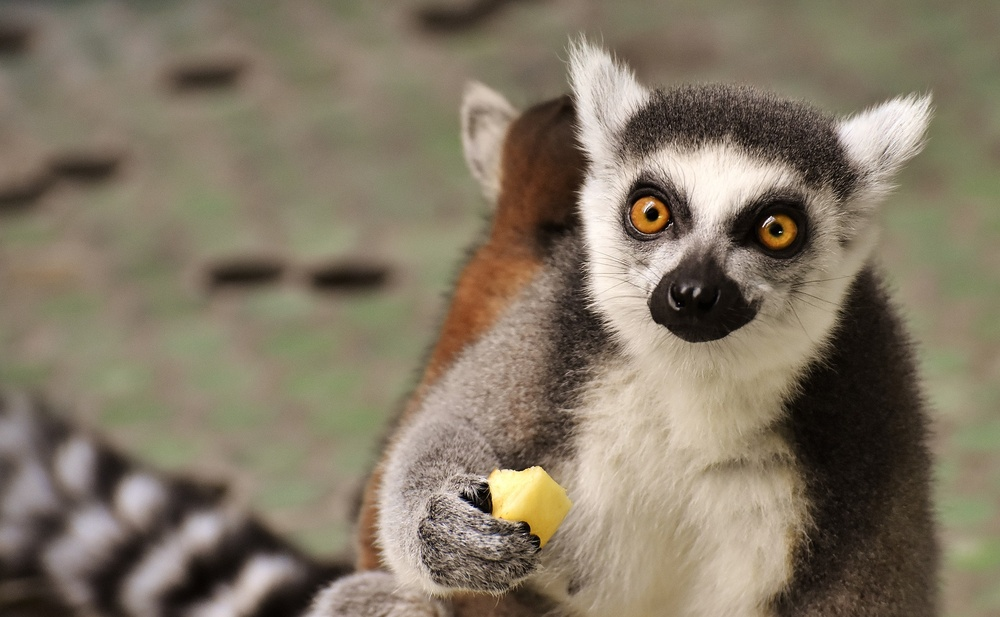
#> input picture Seminar 2/data/lemur.jpg, 1000 x 617 px, shrunk from 1920 x 1184 before the run
$ jupyter execute 'Seminar 2 Homework.ipynb'   (shell and % lines are left out)   (older library calls are emulated)
#> lines starting #> are read from the running program, lines starting #| are printed output that depends on the picture
# AI Community @ Семинар  №2
## Домашнее задание

### Теория

Ответы на задания этой секции можно описывать словами (нежелательно), писать в latex (рекомендуется) или рисовать и вставлять сюда фото (нежелательно).
Создание новой ячейки под текущей - `b` на клавиатуре, когда вы не находитесь в режиме редактирования ячейки.
Выйти из режима редактирования ячейки - `esc` на клавиатуре.

__Задание 1.__
Доказать $(\pmb{AB})^{\top} = \pmb{B}^{\top}\pmb{A}^{\top}$.

__Определение.__ Матрица $\pmb{M}$ называется ортогональной, если выполняется следующее тождество:
$$
\pmb{M M}^\top = \pmb{M}^\top \pmb{M} = \pmb{I}
$$
где $\pmb{I}$ - единичная матрица. Другими словами, для ортогональной матрицы верно:
$$
\pmb{M}^{-1} = \pmb{M}^\top
$$

__Решение__

Обозначим размерность матрицы $\pmb{A}$ как $(k, m)$ и матрицы $\pmb{B}$ как $(m, n)$. Пусть $a_{ir}$ элемент матрицы $\pmb{A}$, а $b_{rj}$ и $c_{ij}$ элементы матриц $\pmb{B}$ и $\pmb{AB}$ соответственно, где $i = 1,2,3...k, j = 1,2,3...n, r = 1,2,3...m$
Согласно определению:
$$
c_{ij} = \sum_{r = 1}^{m} a_{ir} b_{rj}
$$

для каждого $i = 1,2,3...k, j = 1,2,3...n$

Также отметим, что:
$$
s_{xy} = s_{yx}^{T}\hspace{5cm}(1)
$$
где $s_{xy}$ элемент матрицы $\pmb{S}$, а $s_{xy}^{T}$ элемент матрицы $\pmb{S}^T$

Согласно $(1):\hspace{0.2cm}$ $a_{ri}^T = a_{ir}$, а $b_{jr}^T = b_{rj}$
Также пусть $z_{ji}$ элемент $\pmb{A^TB^T}:$
$$
z_{ji} = \sum_{r = 1}^m b_{jr}^T a_{ri}^T
$$
для каждого $i = 1,2,3...k, j = 1,2,3...n$


Согласно $(1)$ получим:
$$
z_{ji} = \sum_{r = 1}^m b_{rj} a_{ir}
$$

Следовательно $z_{ji} = c_{ij} = c_{ji}^T$

__Задание 2.__
$\pmb{A}$ и $\pmb{B}$ ортогональны. Покажите равносильность всех следующих утверждений между собой:

1. $\pmb{AB} = \pmb{BA}$
2. $\pmb{A}^\top \pmb{B} = \pmb{BA}^\top$
3. $\pmb{AB}^\top = \pmb{B}^\top \pmb{A}$
4. $\pmb{A}^\top \pmb{B}^\top = \pmb{B}^\top \pmb{A}^\top$

Подсказка: утверждения равносильные, если от одного к другому можно перейти при помощи набора некоторых операций. Например, здесь можно перейти от первого ко второму, от второго к третьему, от третьего к четвертому и от четвертого к первому.

__Решение__

$(1)$ $\pmb{AB} = \pmb{BA}$
$\pmb{AB}\pmb{A}^\top = \pmb{B}$
$(2)$ $\pmb{BA}^\top = \pmb{A}^\top\pmb{B}$
$\pmb{BA}^\top\pmb{B}^\top = \pmb{A}^\top$
$(4)$ $\pmb{A}^\top\pmb{B}^\top = \pmb{B}^\top\pmb{A}^\top$
$\pmb{B}^\top = \pmb{AB}^\top\pmb{A}^\top$
$(3)$ $\pmb{B}^\top\pmb{A} = \pmb{AB}^\top$

---
### Практика

Ответами на задание этой секции мы ждем работающий код, решающий поставленную задачу.

[cell 1]
import numpy as np

`np` - общепринятое сокращение для `numpy`. Советуем импортировать библиотеку `numpy` именно так.

__Задание 1.__

Дана следующая квадратная матрица:
$$\begin{pmatrix}
2 & -1 &  &  & 0 \\
-1 & 2 & -1 &  & \\
& \ddots & \ddots & \ddots & \\
& & -1 & 2 & -1\\
0& & & -1 & 2
\end{pmatrix}$$
На главной диагонали значения равны `2`, на диагоналях на 1 выше и на 1 ниже значения равны `-1`. __Все__ остальные значения равны `0`.
Необходимо создать такую матрицу с помощью `numpy` и без использования циклов.

[cell 2]
def tridiagonal_matrix(n):
    a = np.zeros((n, n), dtype=np.int)
    a[0:n - 1, 1:n] = a[0:n - 1, 1:n] - np.eye(n - 1, n - 1, dtype=np.int)
    a[1:n, 0:n - 1] = a[1:n, 0:n - 1] - np.eye(n - 1, n - 1, dtype=np.int)
    a = a + np.eye(n, n, dtype=int) * 2
    return a

__Задание 2.__

Посчитать [матрицу Гильберта](https://ru.wikipedia.org/wiki/%D0%9C%D0%B0%D1%82%D1%80%D0%B8%D1%86%D0%B0_%D0%93%D0%B8%D0%BB%D1%8C%D0%B1%D0%B5%D1%80%D1%82%D0%B0) размера $n \times n$ без использования циклов.
Подсказка: можно использовать функцию `np.fromfunction`.

[cell 3]
def calc(i, j):
    return 1/(i + j + 1)

[cell 4]
def hilbert(n):
    return np.fromfunction(calc, (n, n))

__Задание 3.__

Запишите и посчитайте с помощью numpy следующее выражение.
Для вычисления `sin` от матрицы можно использовать функцию `np.sin`. Она применится к матрице поэлементно.

$$
\sin{(
\begin{bmatrix}
3 & -6 \\
4 & -1 \\
-2 & 8
\end{bmatrix} -
\begin{bmatrix}
4 & 5 \\
-5 & 8 \\
3 & 1
\end{bmatrix})
}
\cdot
\begin{bmatrix}
7 & 3 & 6\\
5 & 8 & 4\\
\end{bmatrix}
\cdot
\begin{pmatrix}
3 \\
-2 \\
7
\end{pmatrix}
$$

Ожидаемый результат:

$$
\begin{pmatrix}
-20.964 \\
12.363 \\
72.397
\end{pmatrix}
$$

[cell 5]
a = np.array([[3.0, -6], [4.0, -1], [-2.0, 8]]) - np.array([[4.0, 5], [-5.0, 8], [3.0, 1]])
b = np.array([[7.0, 3, 6], [5.0, 8, 4]])
c = np.array([3.0, -2, 7])
np.sin(a).dot(b.dot(c))

__Задание 4.__

[cell 6]
from skimage.io import imread, imshow

`imread` загружает изображение из файла.
`imshow` показывает изображение под текущей ячейкой.
`%matplotlib inline` позволяет отображать картинки прямо в Jupyter. Без этой строки картинок вы не увидите!

[cell 7]
img = imread('data/lemur.jpg')
#> img is the input picture: shape (617, 1000, 3); mean R, G, B 130.6, 119.3, 101.1

Нарисуйте черный квадрат на изображении `img` без использования циклов.

[cell 8]
new_img = np.copy(img)
new_img[100:500, 100:500] = [0, 0, 0]
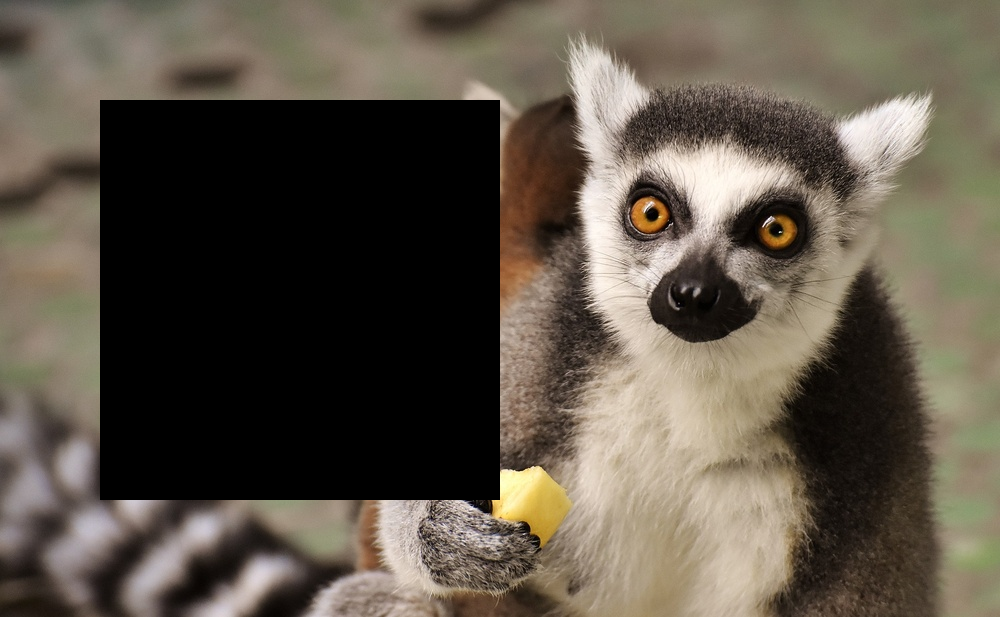
#> new_img: shape (617, 1000, 3); mean R, G, B 94.4, 85.6, 73.1
imshow(new_img)
